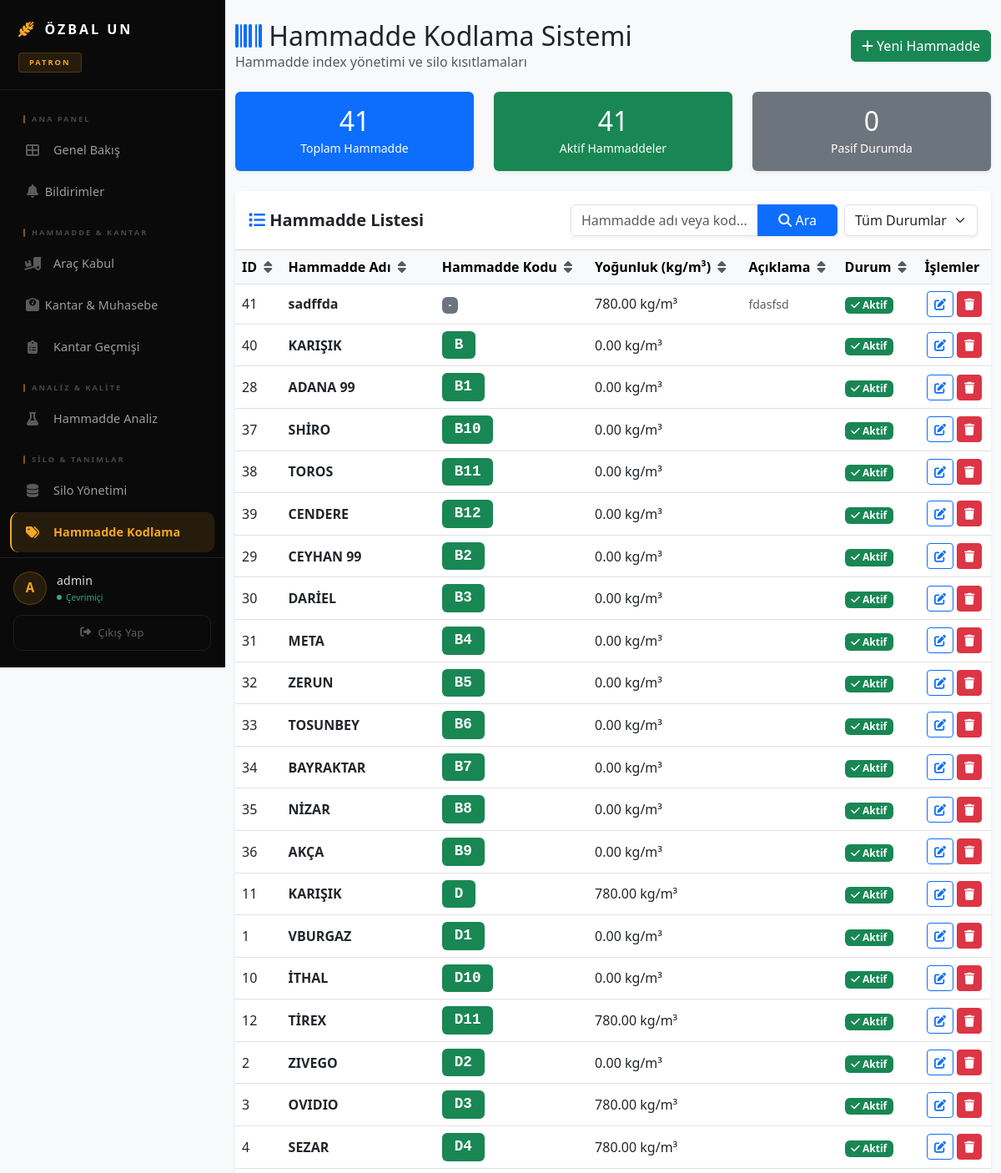
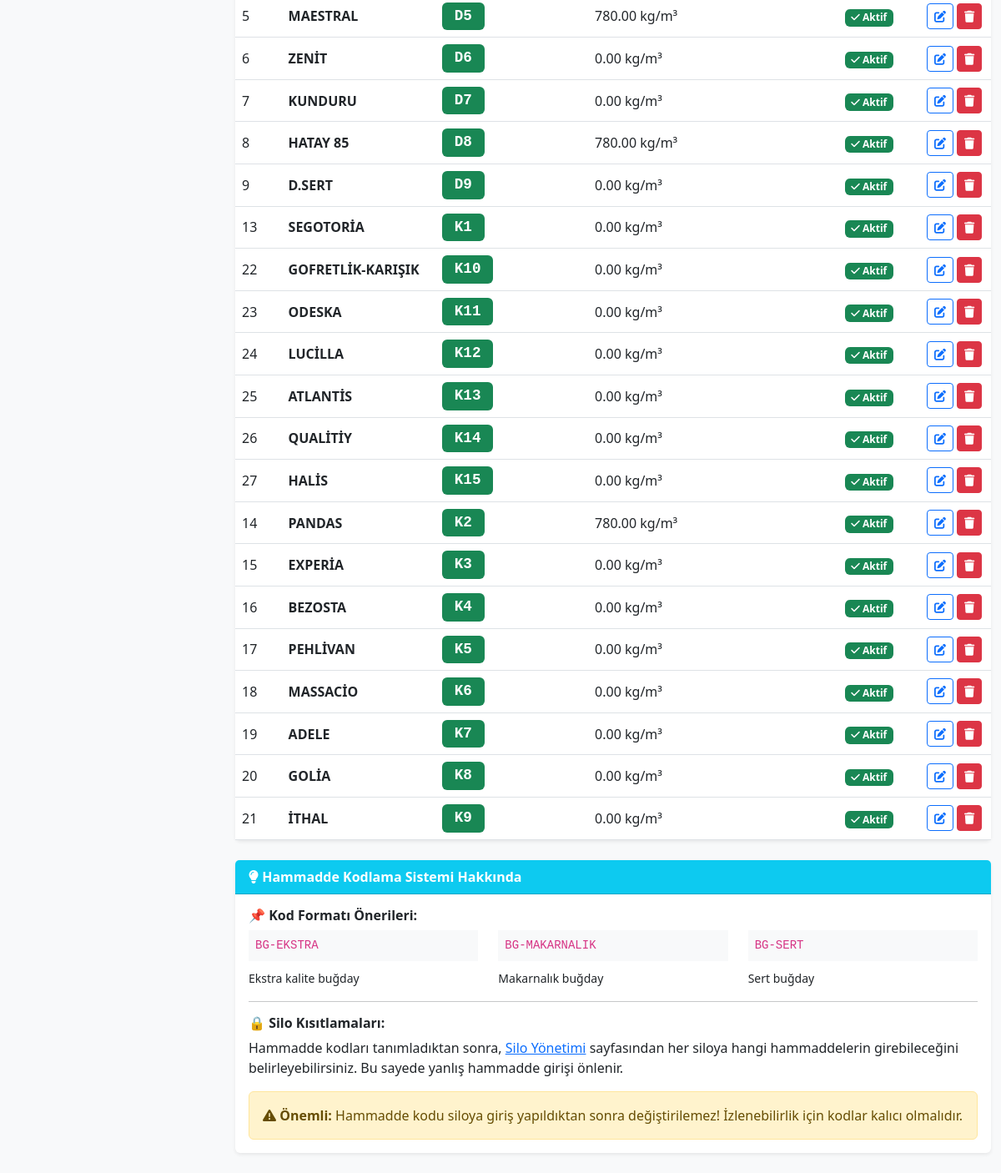
Screenshot of /hammadde_kodlama.php (signed in) with the database file from the repository (2 pictures, top to bottom).
### tables this page shows
CREATE TABLE `hammaddeler` (
  `id` int(11) NOT NULL,
  `ad` varchar(100) NOT NULL,
  `hammadde_kodu` varchar(50) DEFAULT NULL,
  `yogunluk_kg_m3` decimal(6,2) DEFAULT 780.00,
  `aciklama` text DEFAULT NULL,
  `aktif` tinyint(4) DEFAULT 1
);

### hammadde_kodlama.php (the view, shortened to what this page needs)
<?php
include("baglan.php");
$hammaddeler = $baglanti->query("SELECT * FROM hammaddeler ORDER BY hammadde_kodu, ad");
$istatistik = $baglanti->query("SELECT
    COUNT(*) as toplam,
    SUM(CASE WHEN aktif = 1 THEN 1 ELSE 0 END) as aktif,
    SUM(CASE WHEN aktif = 0 THEN 1 ELSE 0 END) as pasif
    FROM hammaddeler")->fetch_assoc();
?>
<!DOCTYPE html>
<html lang="tr">
<head>
    <link href="https://cdn.jsdelivr.net/npm/bootstrap@5.3.0/dist/css/bootstrap.min.css" rel="stylesheet">
    <link rel="stylesheet" href="https://cdnjs.cloudflare.com/ajax/libs/font-awesome/6.4.0/css/all.min.css">
    <link href="https://cdn.jsdelivr.net/npm/sweetalert2@11.7.3/dist/sweetalert2.min.css" rel="stylesheet">
</head>
<body class="bg-light">
    <?php include("navbar.php"); ?>
    <div class="container py-4">
        <div class="d-flex justify-content-between align-items-center mb-4">
            <div>
                <h2 class="mb-0"><i class="fas fa-barcode text-primary"></i> Hammadde Kodlama Sistemi</h2>
                <p class="text-muted mb-0">Hammadde index yönetimi ve silo kısıtlamaları</p>
            </div>
            <button class="btn btn-success" data-bs-toggle="modal" data-bs-target="#yeniHammaddeModal">
                <i class="fas fa-plus"></i> Yeni Hammadde
            </button>
        </div>
        <div class="row mb-4">
            <div class="col-md-4">
                <div class="card border-0 shadow-sm bg-primary text-white">
                    <div class="card-body text-center">
                        <h2 class="mb-0">
                            <?php echo $istatistik['toplam'] ?? 0; ?>
                        </h2>
                        <small>Toplam Hammadde</small>
                    </div>
                </div>
            </div>
            <div class="col-md-4">
                <div class="card border-0 shadow-sm bg-success text-white">
                    <div class="card-body text-center">
                        <h2 class="mb-0">
                            <?php echo $istatistik['aktif'] ?? 0; ?>
                        </h2>
                        <small>Aktif Hammaddeler</small>
                    </div>
                </div>
            </div>
            <div class="col-md-4">
                <div class="card border-0 shadow-sm bg-secondary text-white">
                    <div class="card-body text-center">
                        <h2 class="mb-0">
                            <?php echo $istatistik['pasif'] ?? 0; ?>
                        </h2>
                        <small>Pasif Durumda</small>
                    </div>
                </div>
            </div>
        </div>
        <div class="card border-0 shadow-sm">
            <div class="card-header bg-white fw-bold d-flex flex-column flex-md-row justify-content-between align-items-md-center gap-3 py-3">
                <div class="fs-5">
                    <i class="fas fa-list text-primary"></i> Hammadde Listesi
                </div>
                <div class="d-flex flex-column flex-sm-row gap-2">
                    <div class="input-group shadow-sm" style="max-width: 320px;">
                        <input type="text" id="aramaKutusu" class="form-control focus-ring focus-ring-primary" placeholder="Hammadde adı veya kod...">
                        <button class="btn btn-primary px-4" type="button" id="aramaButonu">
                            <i class="fas fa-search"></i> Ara
                        </button>
                    </div>
                    <select id="durumFiltresi" class="form-select shadow-sm focus-ring focus-ring-secondary" style="max-width: 160px;">
                        <option value="all">Tüm Durumlar</option>
                    </select>
                </div>
            </div>
            <div class="table-responsive">
                <table class="table table-hover align-middle mb-0">
                    <thead class="table-light">
                        <tr>
                            <th class="cursor-pointer sortable" data-col="0">ID <i class="fas fa-sort text-muted ms-1"></i></th>
                            <th class="cursor-pointer sortable" data-col="1">Hammadde Adı <i class="fas fa-sort text-muted ms-1"></i></th>
                            <th class="cursor-pointer sortable" data-col="2">Hammadde Kodu <i class="fas fa-sort text-muted ms-1"></i></th>
                            <th class="cursor-pointer sortable" data-col="3">Yoğunluk (kg/m³) <i class="fas fa-sort text-muted ms-1"></i></th>
                            <th class="cursor-pointer sortable" data-col="4">Açıklama <i class="fas fa-sort text-muted ms-1"></i></th>
                            <th class="cursor-pointer sortable" data-col="5">Durum <i class="fas fa-sort text-muted ms-1"></i></th>
                            <th>İşlemler</th>
                        </tr>
                    </thead>
                    <tbody>
                        <?php while ($ham = $hammaddeler->fetch_assoc()) { ?>
                            <tr class="hammadde-card">
                                <td>
                                    <?php echo $ham['id']; ?>
                                </td>
                                <td><strong>
                                        <?php echo $ham['ad']; ?>
                                    </strong></td>
                                <td>
                                    <?php if ($ham['hammadde_kodu']) { ?>
                                        <span class="badge bg-success kod-badge">
                                            <?php echo $ham['hammadde_kodu']; ?>
                                        </span>
                                    <?php } else { ?>
                                        <span class="badge bg-secondary">-</span>
                                    <?php } ?>
                                </td>
                                <td>
                                    <?php echo $ham['yogunluk_kg_m3'] ?? '780'; ?> kg/m³
                                </td>
                                <td><small class="text-muted">
                                        <?php echo $ham['aciklama'] ?? '-'; ?>
                                    </small></td>
                                <td>
                                    <?php if ($ham['aktif']) { ?>
                                        <span class="badge bg-success"><i class="fas fa-check"></i> Aktif</span>
                                    <?php } else { ?>
                                        <span class="badge bg-secondary"><i class="fas fa-times"></i> Pasif</span>
                                    <?php } ?>
                                </td>
                                <td>
                                    <div class="d-flex gap-1 justify-content-center">
                                        <button class="btn btn-sm btn-outline-primary"
                                            onclick="duzenleModal(<?php echo $ham['id']; ?>, '<?php echo htmlspecialchars($ham['ad'], ENT_QUOTES); ?>', '<?php echo htmlspecialchars($ham['hammadde_kodu'], ENT_QUOTES); ?>', '<?php echo $ham['yogunluk_kg_m3']; ?>', '<?php echo htmlspecialchars($ham['aciklama'], ENT_QUOTES); ?>')"
                                            title="Düzenle">
                                            <i class="fas fa-edit"></i>
                                        </button>
                                        <form id="silForm_<?php echo $ham['id']; ?>" method="post" class="d-inline">
                                            <button type="button" class="btn btn-sm btn-danger"
                                                onclick="hammaddeSil(<?php echo $ham['id']; ?>)" title="Hammaddeyi Sil">
                                                <i class="fas fa-trash"></i>
                                            </button>
                                        </form>
                                    </div>
                                </td>
                            </tr>
                        <?php } ?>
                    </tbody>
                </table>
            </div>
        </div>
        <div class="card border-0 shadow-sm mt-4">
            <div class="card-header bg-info text-white fw-bold">
                <i class="fas fa-lightbulb"></i> Hammadde Kodlama Sistemi Hakkında
            </div>
            <div class="card-body">
                <h6 class="fw-bold">📌 Kod Formatı Önerileri:</h6>
                <div class="row">
                    <div class="col-md-4">
                        <code class="d-block bg-light p-2 mb-2">BG-EKSTRA</code>
                        <small>Ekstra kalite buğday</small>
                    </div>
                    <div class="col-md-4">
                        <code class="d-block bg-light p-2 mb-2">BG-MAKARNALIK</code>
                        <small>Makarnalık buğday</small>
                    </div>
                    <div class="col-md-4">
                        <code class="d-block bg-light p-2 mb-2">BG-SERT</code>
                        <small>Sert buğday</small>
                    </div>
                </div>
                <hr>
                <h6 class="fw-bold mt-3">🔒 Silo Kısıtlamaları:</h6>
                <p class="mb-0">
                    Hammadde kodları tanımladıktan sonra, <a href="silo_yonetimi.php">Silo Yönetimi</a> sayfasından
                    her siloya hangi hammaddelerin girebileceğini belirleyebilirsiniz. Bu sayede yanlış hammadde girişi
                    önlenir.
                </p>
                <div class="alert alert-warning mt-3 mb-0">
                    <i class="fas fa-exclamation-triangle"></i>
                    <strong>Önemli:</strong> Hammadde kodu siloya giriş yapıldıktan sonra değiştirilemez!
                    İzlenebilirlik için kodlar kalıcı olmalıdır.
                </div>
            </div>
        </div>
    </div>
</body>
</html>

### hammadde_kodlama.php (style rules this page uses)
.kod-badge { font-family: 'Courier New', monospace; font-weight: bold; font-size: 1.1rem; padding: 8px 15px; }
.hammadde-card { transition: transform 0.2s; }
.cursor-pointer { cursor: pointer; user-select: none; }

### navbar.php (style rules this page uses)
:root { --sidebar-w: 270px; --dark-bg: #0a0a0a; --darker-bg: #000000; --gold: #ffffff; --gold-dim: rgba(255, 255, 255, 0.06); --accent: #f5a623; --accent-dim: rgba(245, 166, 35, 0.12); --text: rgba(255,255,255,0.92); --text-muted: rgba(255,255,255,0.4); --border: rgba(255,255,255,0.08); --glass: rgba(255,255,255,0.04); }
* { box-sizing: border-box; }
@media (min-width: 992px) { body { margin: 0; padding-left: var(--sidebar-w) !important; } }

### rows the page displays
hammaddeler: id "41", ad "sadffda", yogunluk_kg_m3 "780.00", aciklama "fdasfsd", aktif 1 (drawn)
hammaddeler: id "40", ad "KARIŞIK", hammadde_kodu "B", yogunluk_kg_m3 "0.00", aktif 1 (drawn)
hammaddeler: id "28", ad "ADANA 99", hammadde_kodu "B1", yogunluk_kg_m3 "0.00", aktif 1 (drawn)
hammaddeler: id "37", ad "SHİRO", hammadde_kodu "B10", yogunluk_kg_m3 "0.00", aktif 1 (drawn)
hammaddeler: id "38", ad "TOROS", hammadde_kodu "B11", yogunluk_kg_m3 "0.00", aktif 1 (drawn)
hammaddeler: id "39", ad "CENDERE", hammadde_kodu "B12", yogunluk_kg_m3 "0.00", aktif 1 (drawn)
hammaddeler: id "29", ad "CEYHAN 99", hammadde_kodu "B2", yogunluk_kg_m3 "0.00", aktif 1 (drawn)
hammaddeler: id "30", ad "DARİEL", hammadde_kodu "B3", yogunluk_kg_m3 "0.00", aktif 1 (drawn)
hammaddeler: id "31", ad "META", hammadde_kodu "B4", yogunluk_kg_m3 "0.00", aktif 1 (drawn)
hammaddeler: id "32", ad "ZERUN", hammadde_kodu "B5", yogunluk_kg_m3 "0.00", aktif 1 (drawn)
hammaddeler: id "33", ad "TOSUNBEY", hammadde_kodu "B6", yogunluk_kg_m3 "0.00", aktif 1 (drawn)
hammaddeler: id "34", ad "BAYRAKTAR", hammadde_kodu "B7", yogunluk_kg_m3 "0.00", aktif 1 (drawn)
hammaddeler: id "35", ad "NİZAR", hammadde_kodu "B8", yogunluk_kg_m3 "0.00", aktif 1 (drawn)
hammaddeler: id "36", ad "AKÇA", hammadde_kodu "B9", yogunluk_kg_m3 "0.00", aktif 1 (drawn)
hammaddeler: id "11", ad "KARIŞIK", hammadde_kodu "D", yogunluk_kg_m3 "780.00", aktif 1 (drawn)
hammaddeler: id "1", ad "VBURGAZ", hammadde_kodu "D1", yogunluk_kg_m3 "0.00", aktif 1 (drawn)
hammaddeler: id "10", ad "İTHAL", hammadde_kodu "D10", yogunluk_kg_m3 "0.00", aktif 1 (drawn)
hammaddeler: id "12", ad "TİREX", hammadde_kodu "D11", yogunluk_kg_m3 "780.00", aktif 1 (drawn)
hammaddeler: id "2", ad "ZIVEGO", hammadde_kodu "D2", yogunluk_kg_m3 "0.00", aktif 1 (drawn)
hammaddeler: id "3", ad "OVIDIO", hammadde_kodu "D3", yogunluk_kg_m3 "780.00", aktif 1 (drawn)
hammaddeler: id "4", ad "SEZAR", hammadde_kodu "D4", yogunluk_kg_m3 "780.00", aktif 1 (drawn)
hammaddeler: id "5", ad "MAESTRAL", hammadde_kodu "D5", yogunluk_kg_m3 "780.00", aktif 1 (drawn)
hammaddeler: id "6", ad "ZENİT", hammadde_kodu "D6", yogunluk_kg_m3 "0.00", aktif 1 (drawn)
hammaddeler: id "7", ad "KUNDURU", hammadde_kodu "D7", yogunluk_kg_m3 "0.00", aktif 1 (drawn)
hammaddeler: id "8", ad "HATAY 85", hammadde_kodu "D8", yogunluk_kg_m3 "780.00", aktif 1 (drawn)
hammaddeler: id "9", ad "D.SERT", hammadde_kodu "D9", yogunluk_kg_m3 "0.00", aktif 1 (drawn)
hammaddeler: id "13", ad "SEGOTORİA", hammadde_kodu "K1", yogunluk_kg_m3 "0.00", aktif 1 (drawn)
hammaddeler: id "22", ad "GOFRETLİK-KARIŞIK", hammadde_kodu "K10", yogunluk_kg_m3 "0.00", aktif 1 (drawn)
hammaddeler: id "23", ad "ODESKA", hammadde_kodu "K11", yogunluk_kg_m3 "0.00", aktif 1 (drawn)
hammaddeler: id "24", ad "LUCİLLA", hammadde_kodu "K12", yogunluk_kg_m3 "0.00", aktif 1 (drawn)
hammaddeler: id "25", ad "ATLANTİS", hammadde_kodu "K13", yogunluk_kg_m3 "0.00", aktif 1 (drawn)
hammaddeler: id "26", ad "QUALİTİY", hammadde_kodu "K14", yogunluk_kg_m3 "0.00", aktif 1 (drawn)
hammaddeler: id "27", ad "HALİS", hammadde_kodu "K15", yogunluk_kg_m3 "0.00", aktif 1 (drawn)
hammaddeler: id "14", ad "PANDAS", hammadde_kodu "K2", yogunluk_kg_m3 "780.00", aktif 1 (drawn)
hammaddeler: id "15", ad "EXPERİA", hammadde_kodu "K3", yogunluk_kg_m3 "0.00", aktif 1 (drawn)
hammaddeler: id "16", ad "BEZOSTA", hammadde_kodu "K4", yogunluk_kg_m3 "0.00", aktif 1 (drawn)
hammaddeler: id "17", ad "PEHLİVAN", hammadde_kodu "K5", yogunluk_kg_m3 "0.00", aktif 1 (drawn)
hammaddeler: id "18", ad "MASSACİO", hammadde_kodu "K6", yogunluk_kg_m3 "0.00", aktif 1 (drawn)
hammaddeler: id "19", ad "ADELE", hammadde_kodu "K7", yogunluk_kg_m3 "0.00", aktif 1 (drawn)
hammaddeler: id "20", ad "GOLİA", hammadde_kodu "K8", yogunluk_kg_m3 "0.00", aktif 1 (drawn)
hammaddeler: id "21", ad "İTHAL", hammadde_kodu "K9", yogunluk_kg_m3 "0.00", aktif 1 (drawn)

### other values shown
$rol_adi "PATRON"
substr($_SESSION["kadi"], 0, 1) "A"
$_SESSION["kadi"] "admin"
$istatistik['toplam'] "41"
$istatistik['aktif'] "41"
$istatistik['pasif'] "0"
